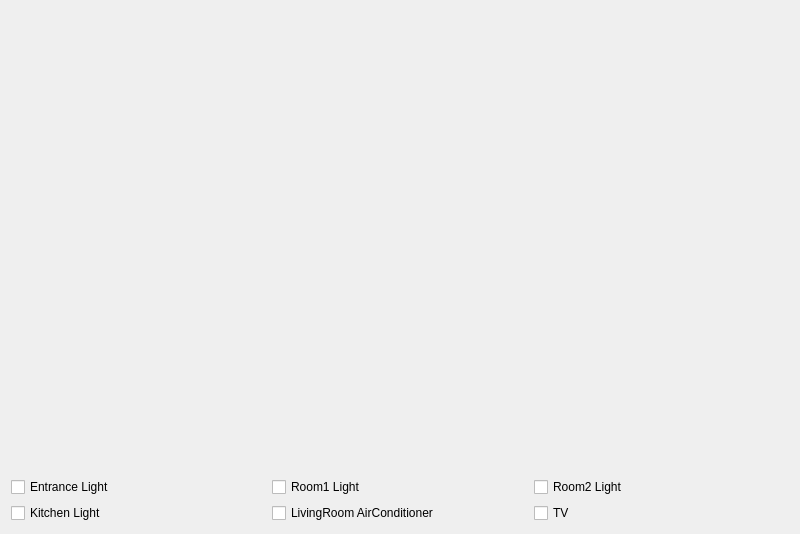
<?xml version="1.0" encoding="UTF-8"?>
<ui version="4.0">
 <class>Widget</class>
 <widget class="QWidget" name="Widget">
  <property name="geometry">
   <rect>
    <x>0</x>
    <y>0</y>
    <width>800</width>
    <height>534</height>
   </rect>
  </property>
  <property name="windowTitle">
   <string>Widget</string>
  </property>
  <layout class="QVBoxLayout" name="verticalLayout_2">
   <item>
    <layout class="QVBoxLayout" name="verticalLayout">
     <item>
      <widget class="QLabel" name="label">
       <property name="text">
        <string/>
       </property>
       <property name="pixmap">
        <pixmap resource="simulator.qrc">:/Downloads/map.png</pixmap>
       </property>
       <property name="scaledContents">
        <bool>false</bool>
       </property>
       <property name="alignment">
        <set>Qt::AlignmentFlag::AlignCenter</set>
       </property>
      </widget>
     </item>
     <item>
      <layout class="QGridLayout" name="gridLayout">
       <item row="0" column="1">
        <widget class="QCheckBox" name="checkBox_2">
         <property name="text">
          <string>Room1 Light</string>
         </property>
        </widget>
       </item>
       <item row="0" column="0">
        <widget class="QCheckBox" name="checkBox">
         <property name="text">
          <string>Entrance Light</string>
         </property>
        </widget>
       </item>
       <item row="0" column="2">
        <widget class="QCheckBox" name="checkBox_3">
         <property name="text">
          <string>Room2 Light</string>
         </property>
        </widget>
       </item>
       <item row="1" column="0">
        <widget class="QCheckBox" name="checkBox_4">
         <property name="text">
          <string>Kitchen Light</string>
         </property>
        </widget>
       </item>
       <item row="1" column="1">
        <widget class="QCheckBox" name="checkBox_5">
         <property name="text">
          <string>LivingRoom AirConditioner</string>
         </property>
        </widget>
       </item>
       <item row="1" column="2">
        <widget class="QCheckBox" name="checkBox_6">
         <property name="text">
          <string>TV</string>
         </property>
        </widget>
       </item>
      </layout>
     </item>
    </layout>
   </item>
  </layout>
 </widget>
 <resources>
  <include location="simulator.qrc"/>
 </resources>
 <connections/>
</ui>
